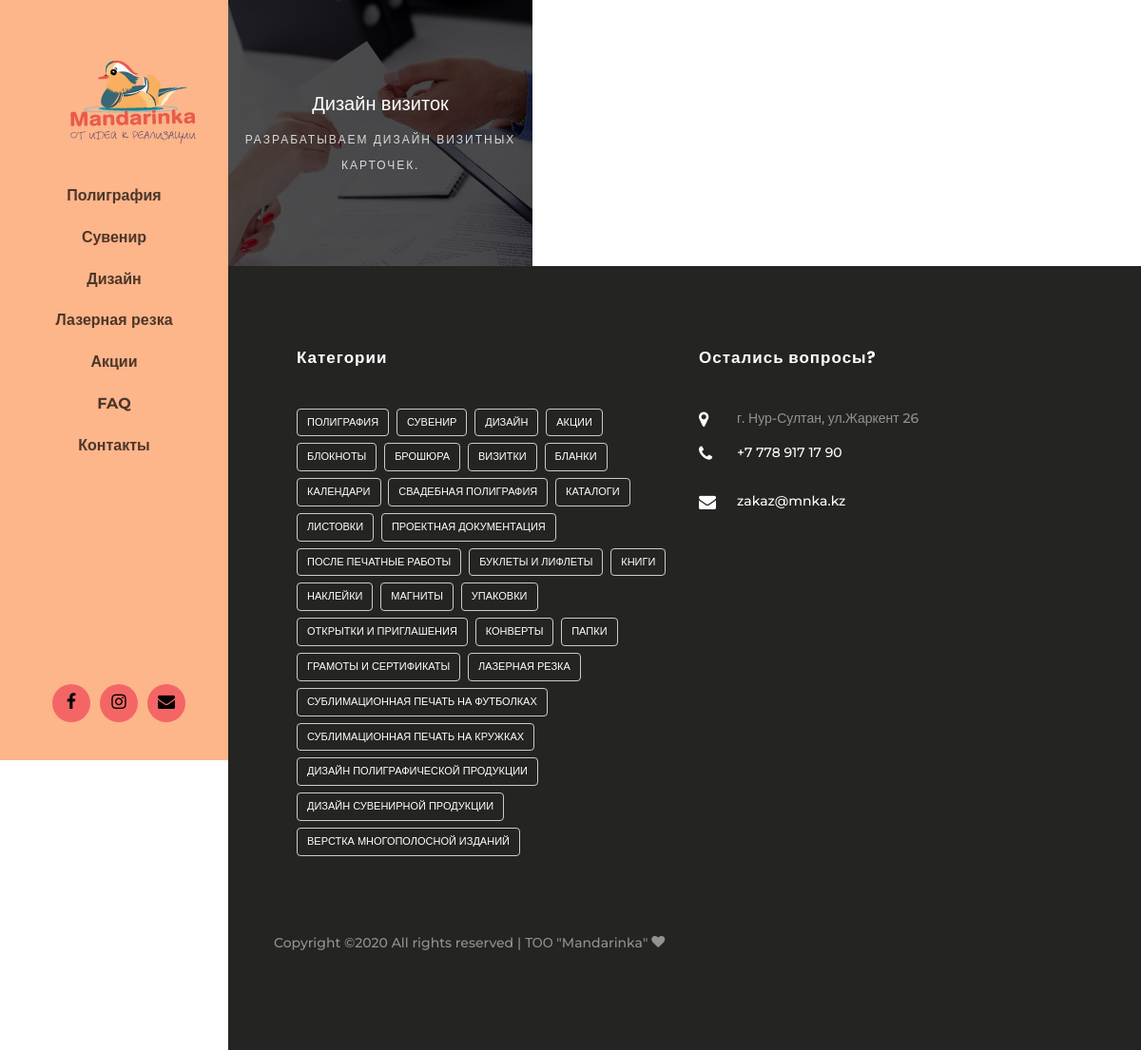
The app's page /category/dizajn/ with its own data.
### menu/models.py (models this page shows, shortened)
class MenuItem(MPTTModel):
    title = models.CharField(_("Название пункта меню на сайте"), max_length=255)
    slug = models.CharField(_("Url"), max_length=255)
    parent = TreeForeignKey(
        'self',
        verbose_name=_("Родительский пункт"),
        on_delete=models.CASCADE,
        null=True,
        blank=True,
        related_name='children'
    )
    menu = models.ForeignKey('Menu', verbose_name=_("Меню"), on_delete=models.CASCADE)
    sort = models.PositiveIntegerField(_('Порядок'), default=0)
    published = models.BooleanField(_("Отображать?"), default=True)
    class Meta:
        verbose_name = _("Пункт меню")
        verbose_name_plural = _("Пункты меню")
    class MPTTMeta:
        order_insertion_by = ('sort',)

### blog/models.py (models this page shows, shortened)
class Post(models.Model):
    title = models.CharField("Заголовок", max_length=250)
    mini_text = models.TextField("Короткое описание")
    text = models.TextField("Полный текст")
    create_date = models.DateTimeField("дата создания", auto_now=True)
    slug = models.SlugField("url", max_length=100, unique=True)
    edit_date = models.DateTimeField(
        "дата редактирования",
        default=timezone.now,
        blank=True,
        null=True
    )
    published_date = models.DateTimeField(
        "дата публикации",
        default=timezone.now,
        blank=True,
        null=True
    )
    image = models.ImageField("главная фотография", upload_to="post/", null=True, blank=True)
    category = models.ManyToManyField(
        Category,
        verbose_name="Категория",
    )
    published = models.BooleanField("опубликовать?", default=True)
    sort = models.PositiveIntegerField('порядок', default=0)
    class Meta:
        verbose_name = "Пост"
        verbose_name_plural = "Посты"
        ordering = ['sort', '-published_date', ]
    def get_absolute_url(self):
        return reverse('blog:detail_post', kwargs={'slug': self.slug})
    def name_category(self):
        return '\n, \n '.join([str(child.name) for child in self.category.all()])
    name_category.short_description = 'Привязка к категориям'

class Category(MPTTModel):
    name = models.CharField("Название категории", max_length=100)
    slug = models.SlugField("url", max_length=100, unique=True)
    parent = TreeForeignKey(
        'self',
        verbose_name="Родительская категория",
        on_delete=models.CASCADE,
        null=True,
        blank=True,
        related_name='children'
    )
    published = models.BooleanField("отображать?", default=True)
    sort = models.PositiveIntegerField('порядок', default=0)
    class Meta:
        verbose_name = 'Категория'
        verbose_name_plural = 'Категории'
    class MPTTMeta:
        order_insertion_by = ('sort',)
    def get_absolute_url(self):
        return reverse('blog:category', kwargs={'category_slug': self.slug})

### blog/views.py (the view)
# urls.py: path('', views.PostListView.as_view(), name='home'),
class PostListView(View):
    def get_queryset(self):
        return Post.objects.filter(published=True, published_date__lte=datetime.now())
    def get(self, request, category_slug=None, tag_slug=None):
        categories = Category.objects.filter(published=True)
        menu = MenuItem.objects.filter(published=True)
        if category_slug is not None:
            posts = self.get_queryset().filter(category__slug=category_slug, category__published=True)
        elif tag_slug is not None:
            posts = self.get_queryset().filter(tags__slug=tag_slug, tags__published=True)
        else:
            posts = self.get_queryset()
        context = {
            'categories': categories,
            'post_list': posts,
            'menu': menu,
        }
        return render(request, 'blog/home.html', context)

### templates/blog/home.html
{% extends 'base.html' %}
{% block content %}
 <section class="ftco-section-2">
            <div class="photograhy">
                <div class="row no-gutters">
                    {% for post in post_list %}
                        <div class="col-md-4 ftco-animate">
                            <div
                               class="photography-entry img  d-flex justify-content-center align-items-center"
                               style="background-image: url({{ post.image.url }});">
                                <div class="overlay"></div>
                                <div class="text text-center">
                                    <a href="{{ post.get_absolute_url }}"><h3>{{ post.title }}</h3>
                                    <span class="tag">{{ post.mini_text }} </span>
                                    </a>
                                </div>
                            </div>
                        </div>
                    {% endfor %}
                </div>
            </div>
        </section>
{% endblock content %}

### templates/base.html (shortened to what this page needs)
{% load static %}
<!DOCTYPE html>
<html lang="ru">
<head>
    <link rel="stylesheet" href="{% static 'css/open-iconic-bootstrap.min.css' %}">
    <link rel="stylesheet" href="{% static 'css/animate.css' %}">
    <link rel="stylesheet" href="{% static 'css/owl.carousel.min.css' %}">
    <link rel="stylesheet" href="{% static 'css/owl.theme.default.min.css' %}">
    <link rel="stylesheet" href="{% static 'css/magnific-popup.css' %}">
    <link rel="stylesheet" href="{% static 'css/aos.css' %}">
    <link rel="stylesheet" href="{% static 'css/ionicons.min.css' %}">
    <link rel="stylesheet" href="{% static 'css/bootstrap-datepicker.css' %}">
    <link rel="stylesheet" href="{% static 'css/jquery.timepicker.css' %}">
    <link rel="stylesheet" href="{% static 'css/flaticon.css' %}">
    <link rel="stylesheet" href="{% static 'css/icomoon.css' %}">
    <link rel="stylesheet" href="{% static 'css/style.css' %}">
</head>
<body>
<div id="colorlib-page">
   {% load static %}
<aside id="colorlib-aside" role="complementary" class="js-fullheight text-center">
			<h1 id="colorlib-logo"><a href="{% url 'blog:home' %}" ><img src="{% static 'images/logo.png' %}" alt="" ></a></h1>
			<nav id="colorlib-main-menu" role="navigation">
				<ul>
                    {% for m in menu %}
					<li><a href="{{ m.slug }}">{{ m.title }}</a></li>
                    {% endfor %}
				</ul>
			</nav>
			<div class="colorlib-footer">
					<div class="d-flex justify-content-center">
					<ul class="d-flex align-items-center">
						<li class="d-flex align-items-center jusitfy-content-center"><a href="#"><i class="icon-facebook"></i></a></li>
						<li class="d-flex align-items-center jusitfy-content-center"><a href="#"><i class="icon-instagram"></i></a></li>
						<li class="d-flex align-items-center jusitfy-content-center"><a href="#"><i class="icon-envelope"></i></a></li>
					</ul>
				</div>
			</div>
		</aside>
    <div id="colorlib-main">
        {% block content %}
        {% endblock %}
        <footer class="ftco-footer ftco-bg-dark ftco-section">
            <div class="container px-md-5">
                <div class="row mb-5">
                    <div class="col-md">
                        <div class="ftco-footer-widget mb-4 ml-md-4">
                            <h2 class="ftco-heading-2">Категории</h2>
                            <ul class="tagcloud">
                            {% for category in categories %}
                                <a href="{{ category.get_absolute_url }}" class="text-white">{{ category.name }}</a>
                            {% endfor %}
                            </ul>
                        </div>
                    </div>
                    <div class="col-md">
                        <div class="ftco-footer-widget mb-4">
                            <h2 class="ftco-heading-2">Остались вопросы?</h2>
                            <div class="block-23 mb-3">
                                <ul>
                                    <li><span class="icon icon-map-marker"></span><span class="text">г. Нур-Султан, ул.Жаркент 26</span>
                                    </li>
                                    <li><a href="#"><span class="icon icon-phone"></span><span class="text">+7 778 917 17 90</span></a>
                                    </li>
                                    <li><a href="#"><span class="icon icon-envelope"></span><span class="text">zakaz@mnka.kz</span></a>
                                    </li>
                                </ul>
                            </div>
                        </div>
                    </div>
                </div>
                <div class="row">
                    <div class="col-md-12">
                        <p>
                            Copyright &copy;<script>document.write(new Date().getFullYear());</script>
                            All rights reserved | ТОО "Mandarinka" <i class="icon-heart"
                                                                                aria-hidden="true"></i>
                            </p>
                    </div>
                </div>
            </div>
        </footer>
    </div>
</body>
</html>

### static/css/icomoon.css (style rules this page uses)
[class^="icon-"], [class*=" icon-"] { font-family: 'icomoon' !important; speak: none; font-style: normal; font-weight: normal; font-variant: normal; text-transform: none; line-height: 1; -webkit-font-smoothing: antialiased; -moz-osx-font-smoothing: grayscale; }
.icon-heart:before { content: "\f004"; }
.icon-map-marker:before { content: "\f041"; }
.icon-phone:before { content: "\f095"; }
.icon-facebook:before { content: "\f09a"; }
.icon-envelope:before { content: "\f0e0"; }
.icon-instagram:before { content: "\f16d"; }

### records on screen
MenuItem: title "Полиграфия"
MenuItem: title "Сувенир"
MenuItem: title "Дизайн"
MenuItem: title "Лазерная резка"
MenuItem: title "Акции"
MenuItem: title "FAQ"
MenuItem: title "Контакты"
Post: image (picture), title "Дизайн визиток", mini_text "РАЗРАБАТЫВАЕМ ДИЗАЙН ВИЗИТНЫХ КАРТОЧЕК."
Category: name "ПОЛИГРАФИЯ"
Category: name "СУВЕНИР"
Category: name "ДИЗАЙН"
Category: name "АКЦИИ"
Category: name "БЛОКНОТЫ"
Category: name "БРОШЮРА"
Category: name "ВИЗИТКИ"
Category: name "БЛАНКИ"
Category: name "КАЛЕНДАРИ"
Category: name "СВАДЕБНАЯ ПОЛИГРАФИЯ"
Category: name "КАТАЛОГИ"
Category: name "ЛИСТОВКИ"
Category: name "ПРОЕКТНАЯ ДОКУМЕНТАЦИЯ"
Category: name "ПОСЛЕ ПЕЧАТНЫЕ РАБОТЫ"
Category: name "БУКЛЕТЫ И ЛИФЛЕТЫ"
Category: name "КНИГИ"
Category: name "НАКЛЕЙКИ"
Category: name "МАГНИТЫ"
Category: name "УПАКОВКИ"
Category: name "ОТКРЫТКИ И ПРИГЛАШЕНИЯ"
Category: name "КОНВЕРТЫ"
Category: name "ПАПКИ"
Category: name "ГРАМОТЫ И СЕРТИФИКАТЫ"
Category: name "ЛАЗЕРНАЯ РЕЗКА"
Category: name "СУБЛИМАЦИОННАЯ ПЕЧАТЬ НА ФУТБОЛКАХ"
Category: name "СУБЛИМАЦИОННАЯ ПЕЧАТЬ НА КРУЖКАХ"
Category: name "ДИЗАЙН ПОЛИГРАФИЧЕСКОЙ ПРОДУКЦИИ"
Category: name "ДИЗАЙН СУВЕНИРНОЙ ПРОДУКЦИИ"
Category: name "ВЕРСТКА МНОГОПОЛОСНОЙ ИЗДАНИЙ"
